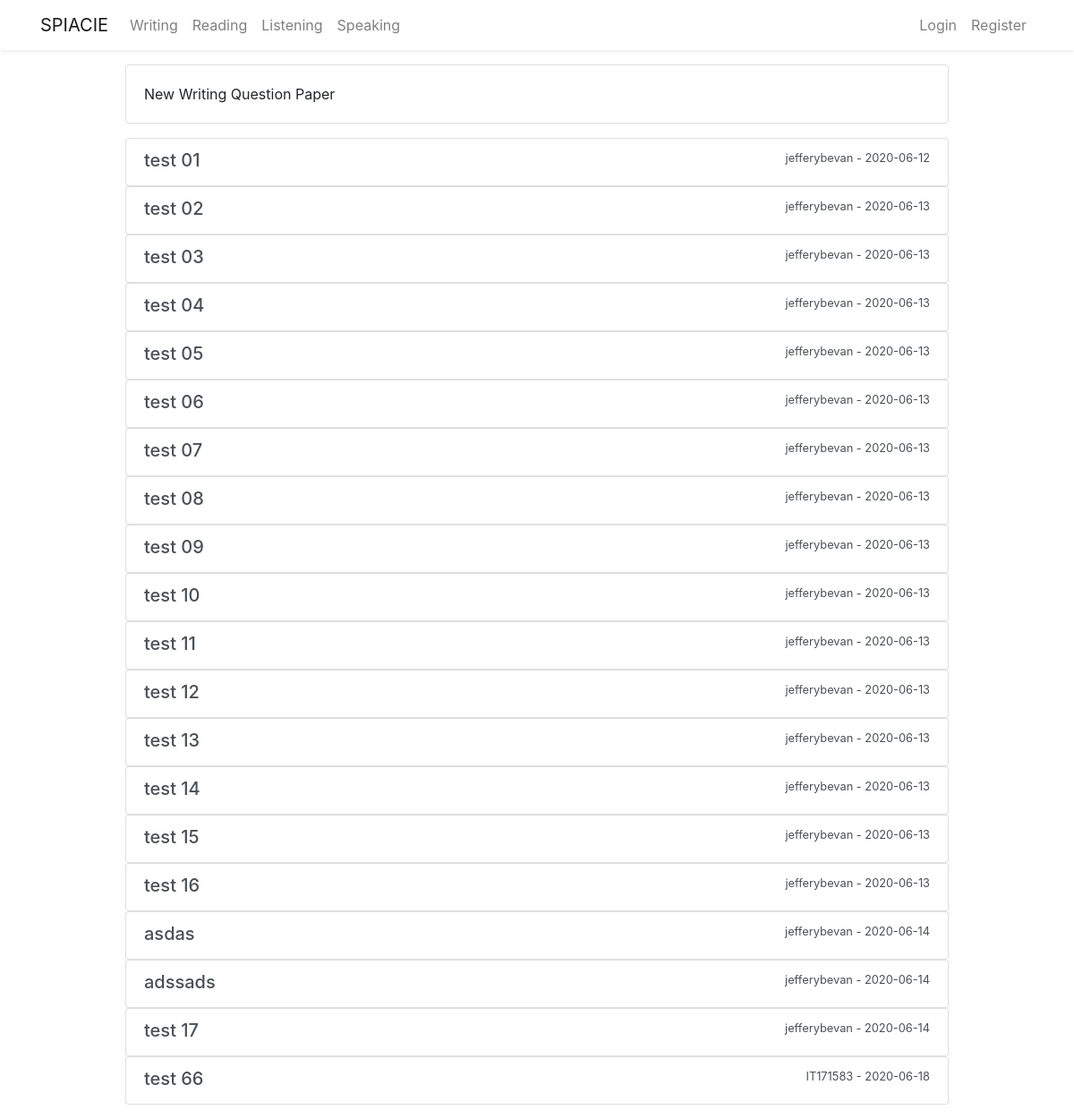
The page /writing on the database as committed earlier.
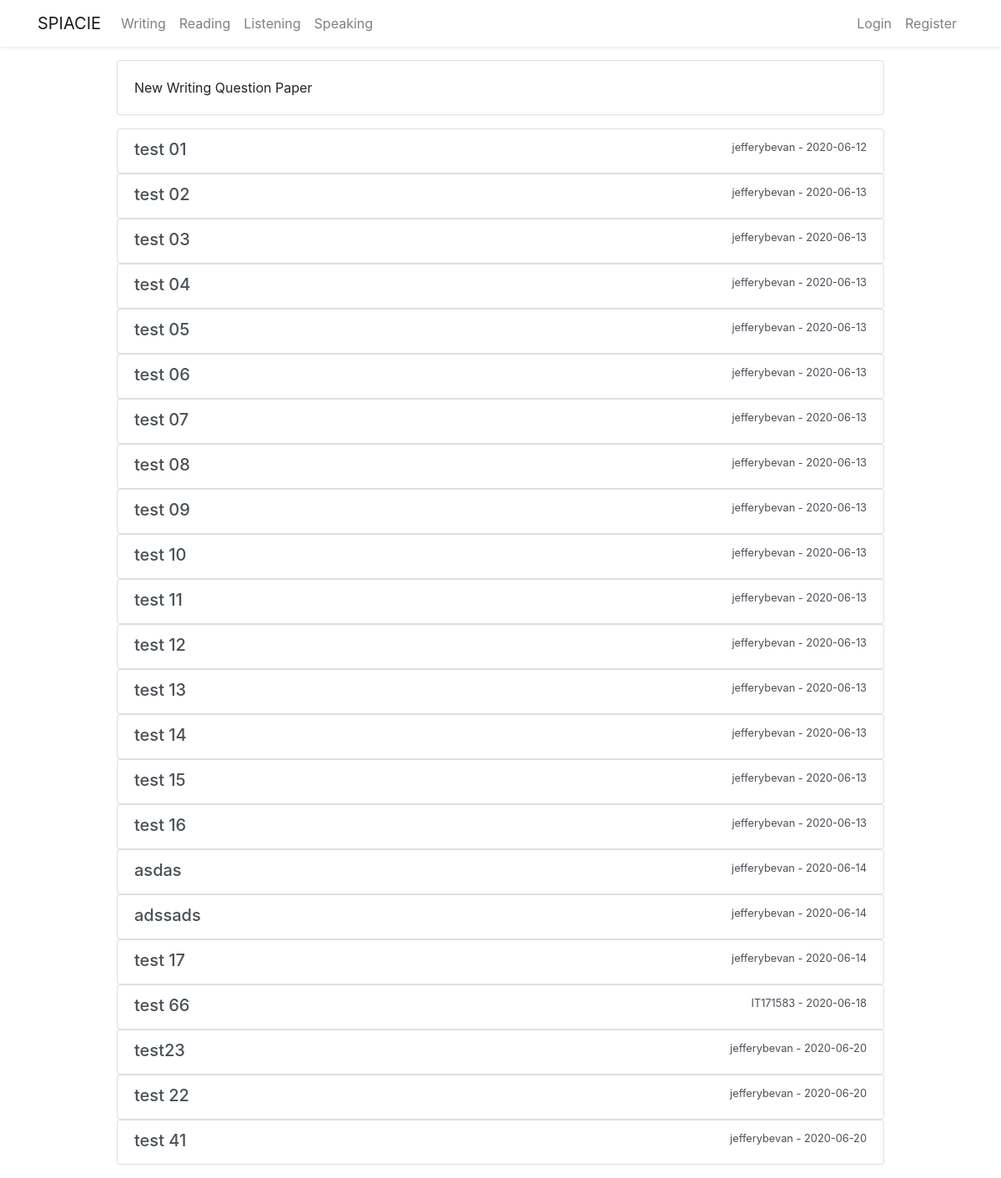
The same page on the database as committed later.
### flaskblog/models.py (models this page shows, shortened)
class Writingpaper(db.Model):
    id = db.Column(db.Integer, primary_key=True)
    title = db.Column(db.String(300), unique=True, nullable=False)
    task01 = db.Column(db.String(600), nullable=False)
    task01_img = db.Column(db.String(20), nullable=True)
    task02 = db.Column(db.String(600), nullable=False)
    task02_img = db.Column(db.String(20), nullable=True)
    date_posted = db.Column(db.DateTime, nullable=False,
                            default=datetime.utcnow)
    user_id = db.Column(db.Integer, db.ForeignKey('user.id'), nullable=False)
    answer = db.relationship(
        'Writingpaperanswer', backref='candidate', lazy=True)

class User(db.Model,  UserMixin):
    id = db.Column(db.Integer, primary_key=True)
    firstname = db.Column(db.String(20), nullable=False)
    lastname = db.Column(db.String(20), nullable=False)
    username = db.Column(db.String(20), unique=True, nullable=False)
    email = db.Column(db.String(20), unique=True, nullable=False)
    password = db.Column(db.String(20), nullable=False)
    image_file = db.Column(db.String(20), nullable=False,
                           default='default.jpg')
    post = db.relationship('Post', backref='author', lazy=True)
    questionpaper = db.relationship(
        'Questionpaper', backref='creator', lazy=True)
    writingpaper = db.relationship(
        'Writingpaper', backref='wcreator', lazy=True)
    writinganswer = db.relationship(
        'Writingpaperanswer', backref='wcandidate', lazy=True)

### flaskblog/writing/routes.py (the view)
@writing.route("/writing")
def write():
    writingpapers = Writingpaper.query.all()
    return render_template('writing.html', writingpapers=writingpapers)

### flaskblog/templates/writing.html (shortened to what this page needs)
{% extends 'layout.html' %} {% block content %}
<div class="row justify-content-center mt-3 mb-3">
  <div class="col-md-10">
    <div class="card mb-3">
      <div class="card-body">
        New Writing Question Paper
      </div>
    </div>
    {% for writingpaper in writingpapers %}
    <div class="list-group">
      <a
        href="{{ url_for('writing.show_writing', writing_id= writingpaper.id )}}"
        class="list-group-item list-group-item-action"
      >
        <div class="d-flex w-100 justify-content-between">
          <h5 class="mb-1">{{ writingpaper.title }}</h5>
          <small
            >{{ writingpaper.wcreator.username }} - {{
            writingpaper.date_posted.strftime('%Y-%m-%d') }}</small
          >
        </div>
      </a>
    </div>
    {% endfor %}
  </div>
</div>
{% endblock content %}

Rows that differ between the two databases and show on the page:
added Writingpaper: title "test23", wcreator.username "jefferybevan", date_posted "2020-06-20"
added Writingpaper: title "test 22", wcreator.username "jefferybevan", date_posted "2020-06-20"
added Writingpaper: title "test 41", wcreator.username "jefferybevan", date_posted "2020-06-20"
